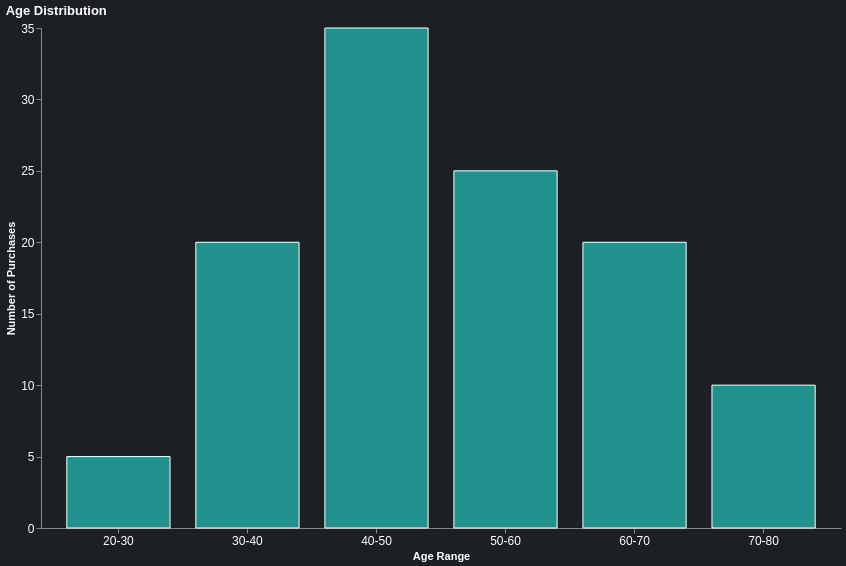

Express this chart as Vega-Lite.
### Vega specification from a JSON file in a GitHub repository (floating-point values rounded to 4 significant figures)
{"$schema": "https://vega.github.io/schema/vega/v5.json", "title": {"text": "Age Distribution", "subtitleFontStyle": "italic", "subtitleFontSize": 10, "anchor": "start", "color": "white", "subtitleColor": "white"}, "width": 800, "height": 500, "padding": 5, "background": "#1C1F24", "data": [{"name": "table", "values": [{"bin": "20-30", "count": 5}, {"bin": "30-40", "count": 20}, {"bin": "40-50", "count": 35}, {"bin": "50-60", "count": 25}, {"bin": "60-70", "count": 20}, {"bin": "70-80", "count": 10}]}], "scales": [{"name": "xscale", "type": "band", "domain": {"data": "table", "field": "bin"}, "range": "width", "padding": 0.2}, {"name": "yscale", "type": "linear", "domain": {"data": "table", "field": "count"}, "range": "height", "nice": true}, {"name": "color", "type": "ordinal", "domain": {"data": "table", "field": "deal_satisfaction"}, "range": {"scheme": "viridis"}}], "axes": [{"orient": "bottom", "scale": "xscale", "labelColor": "white", "labelFontSize": 12, "labelAngle": 0, "title": "Age Range", "titleColor": "white"}, {"orient": "left", "scale": "yscale", "labelColor": "white", "labelFontSize": 12, "title": "Number of Purchases", "titleColor": "white"}], "marks": [{"type": "rect", "from": {"data": "table"}, "encode": {"enter": {"x": {"scale": "xscale", "field": "bin"}, "width": {"scale": "xscale", "band": 1}, "y": {"scale": "yscale", "field": "count"}, "y2": {"scale": "yscale", "value": 0}, "fill": {"scale": "color", "field": "deal_satisfaction"}}, "update": {"stroke": {"value": "white"}, "strokeWidth": {"value": 1}}}}]}
